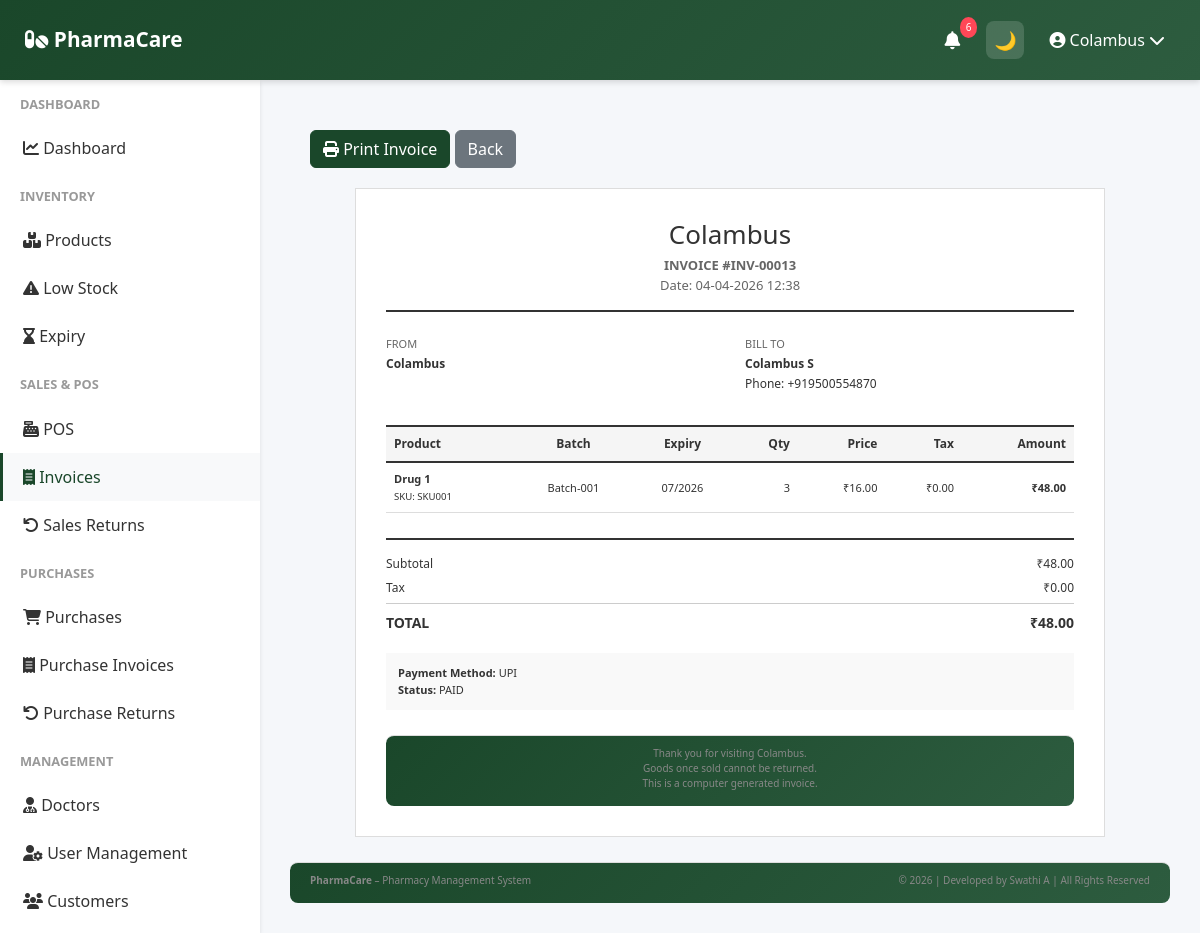
The page /sales/invoices/13/print (signed in) on the database its author committed.
### app/models.py (models this page shows, shortened)
class User(UserMixin, db.Model):
    __tablename__ = 'user'
    id = db.Column(db.Integer, primary_key=True)
    company_id = db.Column(db.Integer, db.ForeignKey('company.id'), nullable=False)
    role = db.Column(db.String(20), default='manager')
    username = db.Column(db.String(255), unique=True, nullable=False)
    password_hash = db.Column(db.String(255), nullable=False)
    is_active = db.Column(db.Boolean, default=True)
    last_login = db.Column(db.DateTime)
    created_date = db.Column(db.DateTime, default=datetime.utcnow)
    updated_date = db.Column(db.DateTime, default=datetime.utcnow, onupdate=datetime.utcnow)
    company = db.relationship('Company', back_populates='user')

class Company(db.Model):
    __tablename__ = 'company'
    id = db.Column(db.Integer, primary_key=True)
    company_id = db.Column(db.String(36), unique=True, default=lambda: str(uuid.uuid4()))
    company_name = db.Column(db.String(255), nullable=False)
    owner_name = db.Column(db.String(255), nullable=False)
    email = db.Column(db.String(255), unique=True, nullable=False)
    phone = db.Column(db.String(20), nullable=False)
    address = db.Column(db.String(500), nullable=False)
    city = db.Column(db.String(100), nullable=False)
    state = db.Column(db.String(100), nullable=False)
    country = db.Column(db.String(100), nullable=False)
    postal_code = db.Column(db.String(20), nullable=False)
    gst_number = db.Column(db.String(50), unique=True)
    drug_license_number = db.Column(db.String(100), unique=True)
    logo_path = db.Column(db.String(500))
    is_active = db.Column(db.Boolean, default=True)
    created_date = db.Column(db.DateTime, default=datetime.utcnow)
    updated_date = db.Column(db.DateTime, default=datetime.utcnow, onupdate=datetime.utcnow)
    user = db.relationship('User', back_populates='company', uselist=False, cascade='all, delete-orphan')
    products = db.relationship('Product', back_populates='company', cascade='all, delete-orphan')
    sales = db.relationship('Sale', back_populates='company', cascade='all, delete-orphan')
    purchases = db.relationship('Purchase', back_populates='company', cascade='all, delete-orphan')
    customers = db.relationship('Customer', back_populates='company', cascade='all, delete-orphan')
    suppliers = db.relationship('Supplier', back_populates='company', cascade='all, delete-orphan')
    expenses = db.relationship('Expense', back_populates='company', cascade='all, delete-orphan')
    alerts = db.relationship('Alert', back_populates='company', cascade='all, delete-orphan')

class Sale(db.Model):
    __tablename__ = 'sale'
    id = db.Column(db.Integer, primary_key=True)
    company_id = db.Column(db.Integer, db.ForeignKey('company.id'), nullable=False)
    customer_id = db.Column(db.Integer, db.ForeignKey('customer.id'))
    invoice_number = db.Column(db.String(50), unique=True, nullable=False)
    invoice_date = db.Column(db.DateTime, default=datetime.utcnow)
    customer_name = db.Column(db.String(255))
    customer_phone = db.Column(db.String(20))
    subtotal = db.Column(db.Float, nullable=False)
    tax_amount = db.Column(db.Float, default=0)
    discount_amount = db.Column(db.Float, default=0)
    total_amount = db.Column(db.Float, nullable=False)
    payment_method = db.Column(db.String(50), nullable=False)  # 'cash', 'card', 'upi', 'bank', 'credit'
    payment_status = db.Column(db.String(50), default='paid')  # 'paid', 'pending', 'partial'
    notes = db.Column(db.Text)
    is_cancelled = db.Column(db.Boolean, default=False)
    cancellation_reason = db.Column(db.String(255))
    created_date = db.Column(db.DateTime, default=datetime.utcnow)
    updated_date = db.Column(db.DateTime, default=datetime.utcnow, onupdate=datetime.utcnow)
    company = db.relationship('Company', back_populates='sales')
    customer = db.relationship('Customer', back_populates='sales')
    items = db.relationship('SaleItem', back_populates='sale', cascade='all, delete-orphan')
    returns = db.relationship('SalesReturn', back_populates='sale', cascade='all, delete-orphan')
    doctor_id = db.Column(db.Integer, db.ForeignKey('doctor.id'))
    doctor = db.relationship('Doctor', back_populates='consultations')

class SaleItem(db.Model):
    __tablename__ = 'sale_item'
    id = db.Column(db.Integer, primary_key=True)
    sale_id = db.Column(db.Integer, db.ForeignKey('sale.id'), nullable=False)
    product_id = db.Column(db.Integer, db.ForeignKey('product.id'), nullable=False)
    batch_number = db.Column(db.String(100))
    quantity = db.Column(db.Integer, nullable=False)
    unit_price = db.Column(db.Float, nullable=False)
    tax_percentage = db.Column(db.Float, default=0)
    tax_amount = db.Column(db.Float, default=0)
    discount_percentage = db.Column(db.Float, default=0)
    discount_amount = db.Column(db.Float, default=0)
    total_amount = db.Column(db.Float, nullable=False)
    sale = db.relationship('Sale', back_populates='items')
    product = db.relationship('Product', back_populates='sale_items')

class Product(db.Model):
    __tablename__ = 'product'
    id = db.Column(db.Integer, primary_key=True)
    company_id = db.Column(db.Integer, db.ForeignKey('company.id'), nullable=False)
    product_name = db.Column(db.String(255), nullable=False)
    generic_name = db.Column(db.String(255))
    brand = db.Column(db.String(255))
    category = db.Column(db.String(100), nullable=False)
    manufacturer = db.Column(db.String(255))
    batch_number = db.Column(db.String(100))
    barcode = db.Column(db.String(100), unique=True)
    sku = db.Column(db.String(100), unique=True, nullable=False)
    purchase_price = db.Column(db.Float, nullable=False)
    selling_price = db.Column(db.Float, nullable=False)
    mrp = db.Column(db.Float, nullable=False)
    tax_percentage = db.Column(db.Float, default=0)
    manufacturing_date = db.Column(db.DateTime)
    expiry_date = db.Column(db.DateTime)
    quantity = db.Column(db.Integer, default=0)
    minimum_stock_level = db.Column(db.Integer, default=10)
    reorder_level = db.Column(db.Integer, default=20)
    prescription_required = db.Column(db.Boolean, default=False)
    description = db.Column(db.Text)
    image_path = db.Column(db.String(500))
    created_date = db.Column(db.DateTime, default=datetime.utcnow)
    updated_date = db.Column(db.DateTime, default=datetime.utcnow, onupdate=datetime.utcnow)
    is_active = db.Column(db.Boolean, default=True)
    company = db.relationship('Company', back_populates='products')
    stock_movements = db.relationship('StockMovement', back_populates='product', cascade='all, delete-orphan')
    sale_items = db.relationship('SaleItem', back_populates='product', cascade='all, delete-orphan')
    purchase_items = db.relationship('PurchaseItem', back_populates='product', cascade='all, delete-orphan')
    category_id = db.Column(db.Integer, db.ForeignKey('category.id'))
    unit_id = db.Column(db.Integer, db.ForeignKey('unit.id'))
    category_rel = db.relationship('Category', back_populates='products')
    unit_rel = db.relationship('Unit', back_populates='products')

### app/routes/sales.py (the view)
@sales_bp.route('/invoices/<int:sale_id>/print')
@login_required
def print_invoice(sale_id):
    sale = Sale.query.get(sale_id)
    if not sale or sale.company_id != current_user.company_id:
        return jsonify({'success': False, 'message': 'Invoice not found'}), 404
    return render_template('sales/print_invoice.html', sale=sale)

### app/templates/sales/print_invoice.html (shortened to what this page needs)
{% extends "base.html" %}
{% block content %}
<div class="no-print" style="margin:20px">
<button onclick="printInvoice()" class="btn btn-primary">
<i class="fas fa-print"></i> Print Invoice
</button>
<a href="{{ url_for('sales.invoice_detail', sale_id=sale.id) }}" class="btn btn-secondary">
Back
</a>
</div>
<div class="invoice-container">
<div class="invoice-header">
<h1>{{ sale.company.company_name }}</h1>
<div class="invoice-number">
<strong>INVOICE #{{ sale.invoice_number }}</strong><br>
Date: {{ sale.invoice_date.strftime('%d-%m-%Y %H:%M') if sale.invoice_date else '' }}
</div>
</div>
<div class="invoice-details">
<div class="company-info">
<h6>From</h6>
<p><strong>{{ sale.company.company_name }}</strong></p>
</div>
<div class="customer-info">
<h6>Bill To</h6>
<p><strong>{{ sale.customer_name or 'Walk-in Customer' }}</strong></p>
{% if sale.customer_phone %}
<p>Phone: {{ sale.customer_phone }}</p>
{% endif %}
</div>
</div>
<table class="items-table">
<thead>
<tr>
<th>Product</th>
<th class="text-center">Batch</th>
<th class="text-center">Expiry</th>
<th class="text-right">Qty</th>
<th class="text-right">Price</th>
<th class="text-right">Tax</th>
<th class="text-right">Amount</th>
</tr>
</thead>
<tbody>
{% for item in sale.items %}
<tr>
<td>
<strong>{{ item.product.product_name }}</strong><br>
<small>SKU: {{ item.product.sku }}</small>
</td>
<td class="text-center">
{{ item.batch_number or 'N/A' }}
</td>
<td class="text-center">
{{ item.product.expiry_date.strftime('%m/%Y') if item.product.expiry_date else 'N/A' }}
</td>
<td class="text-right">
{{ item.quantity }}
</td>
<td class="text-right">
₹{{ "%.2f"|format(item.unit_price) }}
</td>
<td class="text-right">
₹{{ "%.2f"|format(item.tax_amount) }}
</td>
<td class="text-right">
<strong>₹{{ "%.2f"|format(item.total_amount) }}</strong>
</td>
</tr>
{% endfor %}
</tbody>
</table>
<div class="summary">
<div class="summary-row">
<span>Subtotal</span>
<span>₹{{ "%.2f"|format(sale.subtotal) }}</span>
</div>
<div class="summary-row">
<span>Tax</span>
<span>₹{{ "%.2f"|format(sale.tax_amount) }}</span>
</div>
<div class="summary-row total">
<span>TOTAL</span>
<span>₹{{ "%.2f"|format(sale.total_amount) }}</span>
</div>
</div>
<div class="payment-info">
<strong>Payment Method:</strong> {{ sale.payment_method.upper() }}<br>
<strong>Status:</strong> {{ sale.payment_status.upper() }}
</div>
<div class="footer">
Thank you for visiting {{ sale.company.company_name }}.<br>
Goods once sold cannot be returned.<br>
This is a computer generated invoice.
</div>
</div>
{% endblock %}

### app/templates/base.html (shortened to what this page needs)
<!doctype html>
<html lang="en" data-theme="light">
  <head>
    <link
      href="https://cdn.jsdelivr.net/npm/bootstrap@5.3.0/dist/css/bootstrap.min.css"
      rel="stylesheet"
    />
    <link
      rel="stylesheet"
      href="https://cdnjs.cloudflare.com/ajax/libs/font-awesome/6.4.0/css/all.min.css"
    />
  </head>
  <body>
   <nav class="navbar">
  <a class="navbar-brand" href="{{ url_for('dashboard.dashboard') }}">
    <i class="fas fa-pills"></i> PharmaCare
  </a>
  <div class="navbar-right">
    <div class="nav-icon dropdown">
      <a href="#" data-bs-toggle="dropdown">
        <i class="fas fa-bell"></i>
        <span id="alert-badge" class="notification-badge">3</span>
      </a>
    </div>
    <button id="themeToggle" class="nav-icon">
      🌙
    </button>
    <div class="user-menu-navbar dropdown">
      <a href="#" data-bs-toggle="dropdown">
        <i class="fas fa-user-circle"></i>
        {{ current_user.username }}
        <i class="fas fa-chevron-down"></i>
      </a>
    </div>
  </div>
</nav>
    {% if current_user.is_authenticated %}
    <div class="sidebar">
      <nav class="nav flex-column">
        {% if current_user.company and current_user.company.company_name ==
        'Platform Admin' %}
        <div class="nav-section-title">Admin</div>
        <a
          class="nav-link {% if 'admin/companies' in request.path %}active{% endif %}"
          href="{{ url_for('admin.companies_list') }}"
        >
          <i class="fas fa-building"></i> Companies
        </a>
        <a class="nav-link" href="{{ url_for('auth.profile') }}">
          <i class="fas fa-cog"></i> Settings
        </a>
        {% else %}
        <div class="nav-section-title">Dashboard</div>
        <a
          class="nav-link {% if request.endpoint == 'dashboard.dashboard' %}active{% endif %}"
          href="{{ url_for('dashboard.dashboard') }}"
        >
          <i class="fas fa-chart-line"></i> Dashboard
        </a>
        <div class="nav-section-title">Inventory</div>
        <a
          class="nav-link {% if 'inventory' in request.path %}active{% endif %}"
          href="{{ url_for('inventory.products_list') }}"
        >
          <i class="fas fa-boxes"></i> Products
        </a>
        <a
          class="nav-link {% if request.endpoint == 'inventory.low_stock_report' %}active{% endif %}"
          href="{{ url_for('inventory.low_stock_report') }}"
        >
          <i class="fas fa-exclamation-triangle"></i> Low Stock
        </a>
        <a
          class="nav-link {% if request.endpoint == 'inventory.expiry_report' %}active{% endif %}"
          href="{{ url_for('inventory.expiry_report') }}"
        >
          <i class="fas fa-hourglass-end"></i> Expiry
        </a>
        <div class="nav-section-title">Sales & POS</div>
        <a
          class="nav-link {% if request.endpoint == 'sales.pos' %}active{% endif %}"
          href="{{ url_for('sales.pos') }}"
        >
          <i class="fas fa-cash-register"></i> POS
        </a>
        <a
          class="nav-link {% if 'invoices' in request.path %}active{% endif %}"
          href="{{ url_for('sales.invoices_list') }}"
        >
          <i class="fas fa-receipt"></i> Invoices
        </a>
        <a
          class="nav-link {% if request.endpoint == 'sales.sales_returns_list' %}active{% endif %}"
          href="{{ url_for('sales.sales_returns_list') }}"
        >
          <i class="fas fa-undo"></i> Sales Returns
        </a>
<div class="nav-section-title">Purchases</div>
<a
  class="nav-link {% if request.endpoint == 'purchases.purchases_list' %}active{% endif %}"
  href="{{ url_for('purchases.purchases_list') }}"
>
  <i class="fas fa-shopping-cart"></i> Purchases
</a>
<a
  class="nav-link {% if 'purchases' in request.path %}active{% endif %}"
  href="{{ url_for('purchases.purchases_list') }}"
>
  <i class="fas fa-receipt"></i> Purchase Invoices
</a>
<a
  class="nav-link {% if request.endpoint == 'purchases.returns_list' %}active{% endif %}"
  href="{{ url_for('purchases.returns_list') }}"
>
  <i class="fas fa-undo"></i> Purchase Returns
</a>
        <div class="nav-section-title">Management</div>
        <a
          class="nav-link {% if 'doctors' in request.path %}active{% endif %}"
          href="{{ url_for('doctors.doctors_list') }}"
        >
          <i class="fas fa-user-md"></i> Doctors
        </a>
        {% if current_user.role == 'owner' %}
        <a
          class="nav-link {% if 'users' in request.path %}active{% endif %}"
          href="{{ url_for('users.users_list') }}"
        >
          <i class="fas fa-user-cog"></i> User Management
        </a>
        {% endif %}
        <a
          class="nav-link {% if 'customers' in request.path %}active{% endif %}"
          href="{{ url_for('customers.customers_list') }}"
        >
          <i class="fas fa-users"></i> Customers
        </a>
        <a
          class="nav-link {% if 'suppliers' in request.path %}active{% endif %}"
          href="{{ url_for('suppliers.suppliers_list') }}"
        >
        </a>
        {% endif %}
      </nav>
    </div>
    {% endif %}
    <div
      class="{% if current_user.is_authenticated %}main-content{% else %}auth-page{% endif %}"
    >
       {% block content %}{% endblock %}
      <footer class="footer text-center">
        <div class="row">
          <div class="col-md-6 text-md-start">
            <strong>PharmaCare</strong> – Pharmacy Management System
          </div>
          <div class="col-md-6 text-md-end">
            © 2026 | Developed by Swathi A | All Rights Reserved
          </div>
        </div>
      </footer>
    </div>
  </body>
</html>

### rows shown on the page
User: username "Colambus"
Company: company.company_name "Colambus"
Sale: invoice_number "INV-00013", invoice_date "04-04-2026 12:38", customer_name "Colambus S", customer_phone "+919500554870", subtotal "48.00", tax_amount "0.00", total_amount "48.00", payment_method "UPI", payment_status "PAID"
SaleItem: product.product_name "Drug 1", product.sku "SKU001", batch_number "Batch-001", product.expiry_date "07/2026", quantity "3", unit_price "16.00", tax_amount "0.00", total_amount "48.00"
